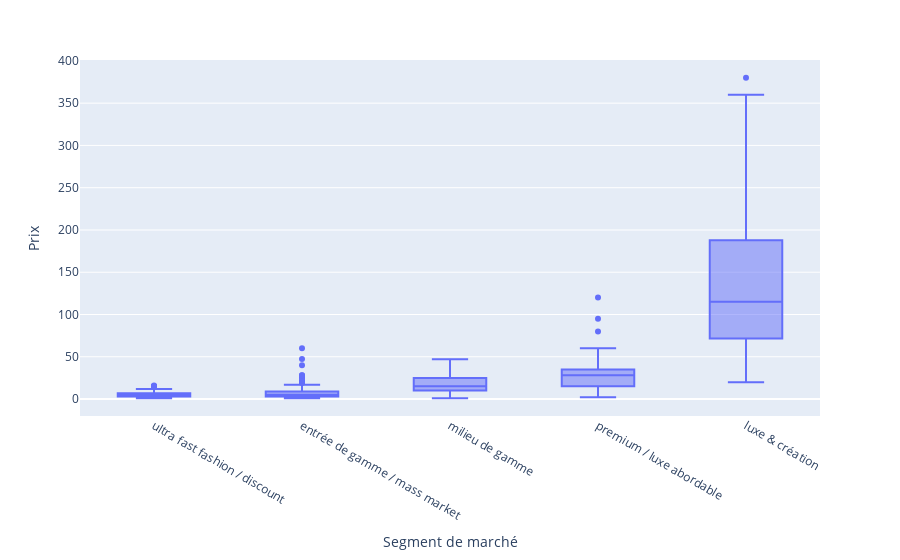

Notebook code for this chart:
### Code cell
px.box(filtered_df_shirt, x='Segment de marché', y='Prix', category_orders=category_orders)

### Figure 1 — Plotly figure (JSON) as saved in the notebook; plotly's stock layout.template omitted (floating-point values rounded to 4 significant figures; data arrays with more than 128 entries replaced by an {"elided": "..."} marker saying what was removed)
{"data": [{"alignmentgroup": "True", "hovertemplate": "Segment de marché=%{x}<br>Prix=%{y}<extra></extra>", "legendgroup": "", "marker": {"color": "#636efa"}, "name": "", "notched": false, "offsetgroup": "", "orientation": "v", "showlegend": false, "type": "box", "x": {"elided": "661 str values"}, "x0": " ", "xaxis": "x", "y": {"elided": "661 float values"}, "y0": " ", "yaxis": "y"}], "layout": {"boxmode": "group", "legend": {"tracegroupgap": 0}, "margin": {"t": 60}, "xaxis": {"anchor": "y", "categoryarray": ["ultra fast fashion / discount", "entrée de gamme / mass market", "milieu de gamme", "premium / luxe abordable", "luxe & création"], "categoryorder": "array", "domain": [0, 1], "title": {"text": "Segment de marché"}}, "yaxis": {"anchor": "x", "domain": [0, 1], "title": {"text": "Prix"}}}}
